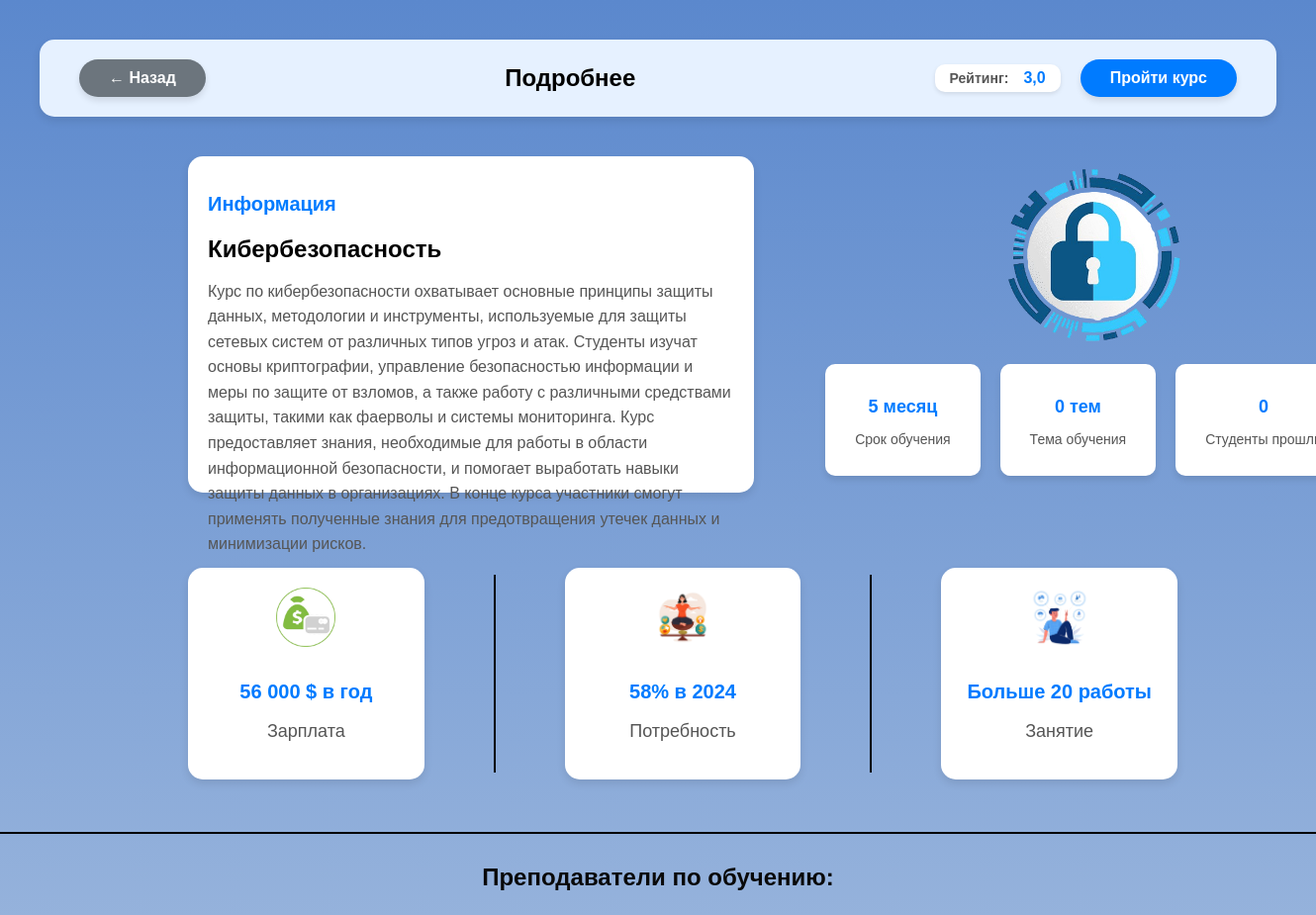
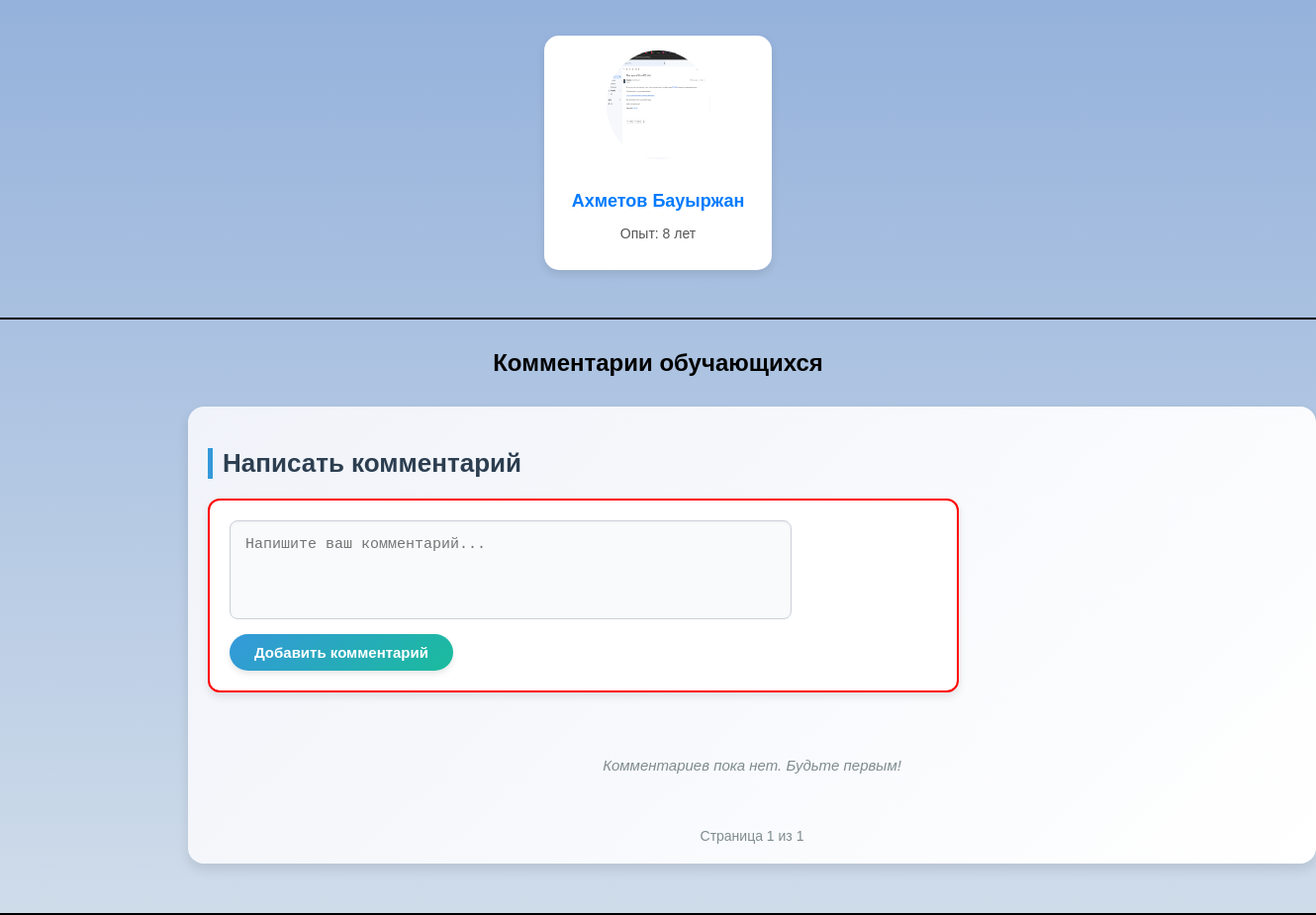
The app's page /course/kiberbezopasnost (signed in) with its own data (2 pictures, top to bottom).
### education/models.py (models this page shows, shortened)
class Course(models.Model):
    title = models.CharField(max_length=200, verbose_name="Названия курса")
    slug = models.SlugField(unique=True, max_length=200, blank=True)
    image = models.ImageField(upload_to='courses/', verbose_name="Фото курса")
    short_description = models.TextField(max_length=500, verbose_name="Краткое описание")
    detailed_description = models.TextField(verbose_name="Подробнее описание")
    average_rating = models.FloatField(default=0.0, verbose_name="Средний рейтинг")
    completed_users = models.ManyToManyField(
        settings.AUTH_USER_MODEL,
        through='CourseCompletion',
        related_name='completed_courses_via_course',
        blank=True
    )
    duration = models.CharField(max_length=50, verbose_name="Срок обучения")
    topics_count = models.PositiveIntegerField(verbose_name="Количество тем", default=0)
    yearly_salary = models.CharField(max_length=50, verbose_name="Средняя зарплата в год")
    demand_percentage = models.PositiveIntegerField(verbose_name="Потребность (в процентах)")
    jobs_available = models.CharField(max_length=100, verbose_name="Доступные занятия")
    instructors = models.ManyToManyField('Instructor', related_name='courses')
    created_at = models.DateTimeField(auto_now_add=True, verbose_name="Дата создания")
    updated_at = models.DateTimeField(auto_now=True, verbose_name="Дата обновления")
    is_published = models.BooleanField(default=False, verbose_name=_("Опубликован"))
    def save(self, *args, **kwargs):
        self.topics_count = self.lessons.filter(lesson_type='lecture').count()
        super().save(*args, **kwargs)

class Instructor(models.Model):
    name = models.CharField(max_length=100)
    image = models.ImageField(upload_to='instructors/')
    experience = models.CharField(max_length=200)  # Example: "5 years"

### education/views.py (the view)
# urls.py: path('course/<slug:slug>', more, name='more'),
@never_cache
@login_required
def more(request, slug):
    courses = get_object_or_404(Course, slug=slug)
    instructors = courses.instructors.all()
    for course in Course.objects.all():
        course.topics_count = course.lessons.filter(lesson_type='lecture').count()
        course.save()
    comments = courses.comments.filter(parent__isnull=True).annotate(
        like_count=Count('likes', filter=Q(likes__like_type='like')),
        dislike_count=Count('likes', filter=Q(likes__like_type='dislike'))
    ).order_by('-created_at')
    paginator = Paginator(comments, 5)
    page_number = request.GET.get('page')
    page_comments = paginator.get_page(page_number)
    user_reactions = {}
    if request.user.is_authenticated:
        user_reactions = {
            like.comment.id: like.like_type
            for like in CommentLike.objects.filter(user=request.user, comment__in=page_comments)
        }
    avatars = ['1.png', '2.png', '3.png', '4.png']
    if request.method == 'POST':
        form = CommentForm(request.POST)
        parent_id = request.POST.get('parent_id')  # ID родительского комментария, если это ответ
        if form.is_valid():
            comment = form.save(commit=False)
            comment.user = request.user
            comment.course = courses
            comment.avatar = random.choice(avatars)
            if form.cleaned_data['parent']:
                comment.parent = form.cleaned_data['parent']
            if parent_id:
                forbidden_words = ['тупой', 'мал', 'ишак']
                for word in forbidden_words:
                    if word.lower() in comment.text.lower():
                        messages.error(request, "Ваш ответ содержит запрещенные слова и был автоматически удален.")
                        return redirect('more', slug=slug)
                comment.parent = Comment.objects.get(id=parent_id)
            comment.save()
            return redirect('more', slug=slug)
        else:
            form.fields['text'].initial = form.cleaned_data.get('text', '')
    else:
        form = CommentForm()
    return render(request, 'main/more.html', {
        "courses": courses,
        "instructors": instructors,
        "page_comment": page_comments,
        "form": form,
        "average_rating": courses.average_rating,
        "user_reactions": user_reactions,
    })

### education/forms.py (shortened to what this page needs)
class CommentForm(forms.ModelForm):
    FORBIDDEN_WORDS = ['тупой', 'мал', 'ишак']
    class Meta:
        model = Comment
        fields = ['text', 'parent']  # Добавляем поле для родительского комментария
        widgets = {
            'text': forms.Textarea(attrs={
                'placeholder': 'Напишите ваш комментарий...',
                'rows': 4,
                'class': 'form-control',
            }),
        }

### education/templates/main/more.html (shortened to what this page needs)
{% load static %}
<!DOCTYPE html>
<html lang="en">
<head>
    <link rel="stylesheet" href="{% static 'main/css/1285.css' %}">
</head>
<body>
<section class="course-details">
    <div class="details-header">
        <a href="{% url 'kyrs' %}" class="back-btn">← Назад</a>
        <h1>Подробнее</h1>
        <div class="header-actions">
            <div class="rating-container">
                <span class="rating-label">Рейтинг:</span>
                <span class="rating-value">{{ average_rating }}</span>
            </div>
            <a href="{% url 'start_course' courses.slug %}" class="buy-btn">
                {% if user.is_authenticated %}
                    Пройти курс
                {% else %}
                    Войти, чтобы пройти курс
                {% endif %}
            </a>
        </div>
    </div>
    <div class="details-row">
        <div class="details-left">
            <div class="info-block">
                <h2>Информация</h2>
                <h1>{{ courses.title }}</h1>
                <p>
                    {{ courses.detailed_description }}
                </p>
            </div>
        </div>
        <div class="details-right">
            <img src="{{ courses.image.url }}" style="margin-left: 115px" alt="Python Logo">
            <div class="meta">
                <div class="meta-item">
                    <h3>{{ courses.duration }} месяц</h3>
                    <p>Срок обучения</p>
                </div>
                <div class="meta-item">
                    <h3>{{ courses.topics_count }} тем</h3>
                    <p>Тема обучения</p>
                </div>
                <div class="meta-item">
                    <h3>{{ courses.completed_users.count }}</h3>
                    <p>Студенты прошли</p>
                </div>
            </div>
        </div>
    </div>
</section>
<section class="course-statistics">
    <div class="statistics">
        <div class="stat-item">
            <img src="{% static 'main/img/salary.png' %}" alt="Зарплата">
            <h3>{{ courses.yearly_salary }} $ в год</h3>
            <p>Зарплата</p>
        </div>
        <div class="line"></div>
        <div class="stat-item">
            <img src="{% static 'main/img/need.png' %}" alt="Потребность">
            <h3>{{ courses.demand_percentage }}% в 2024</h3>
            <p>Потребность</p>
        </div>
        <div class="line"></div>
        <div class="stat-item">
            <img src="{% static 'main/img/work.png' %}" alt="Занятие">
            <h3>Больше {{ courses.jobs_available }} работы</h3>
            <p>Занятие</p>
        </div>
    </div>
</section>
<div class="bottom-line"></div>
<section class="course-instructors">
    <h2>Преподаватели по обучению:</h2>
    <div class="instructor-list">
        {% for instructor in instructors %}
            <div class="instructor">
                <img src="{{ instructor.image.url }}" alt="Преподаватель" style="height: 110px; width:105px">
                <h3>{{ instructor.name }}</h3>
                <p>Опыт: {{ instructor.experience }}</p>
            </div>
        {% endfor %}
    </div>
</section>
<hr class="line-2">
<h2 style="text-align: center; margin-top: 30px">Комментарии обучающихся</h2>
<section class="comments-section">
    <h2>Написать комментарий</h2>
    {% if request.user.is_authenticated %}
        <form method="post" class="comment-form">
            {{ form.text }}
            <button type="submit" class="submit-btn">Добавить комментарий</button>
        </form>
    {% else %}
        <p class="login-prompt">
            <a href="{% url 'login' %}" class="login-link">Войдите</a>, чтобы оставить комментарий.
        </p>
    {% endif %}
    <div class="comments-list" id="comments-list">
        {% for comment in page_comment %}
                        {% if comment.user == request.user %}
                                {% load dict_filters %}
                        {% endif %}
        {% empty %}
            <p class="no-comments">Комментариев пока нет. Будьте первым!</p>
        {% endfor %}
    <div class="pagination">
        <span class="current-page">Страница {{ page_comment.number }} из {{ page_comment.paginator.num_pages }}</span>
    </div>
</section>
<div class="comments-list">
</body>
</html>

### records on screen
Course: average_rating "3,0", title "Кибербезопасность", detailed_description "Курс по кибербезопасности охватывает основные принципы защиты данных, методологии и инструменты, используемые для защиты сетевых систем от различных типов угроз и атак. Студенты изучат основы криптографии, управление безопасностью информации и меры по защите от взломов, а также работу с различными средствами защиты, такими как фаерволы и системы мониторинга. Курс предоставляет знания, необходимые для работы в области информационной безопасности, и помогает выработать навыки защиты данных в организациях. В конце курса участники смогут применять полученные знания для предотвращения утечек данных и минимизации рисков.", image (picture), duration "5", topics_count "0", completed_users.count "0", yearly_salary "56 000", demand_percentage "58", jobs_available "20"
Instructor: image (picture), name "Ахметов Бауыржан", experience "8 лет"

### other values on screen
{{ page_comment.number }} "1"
{{ page_comment.paginator.num_pages }} "1"
